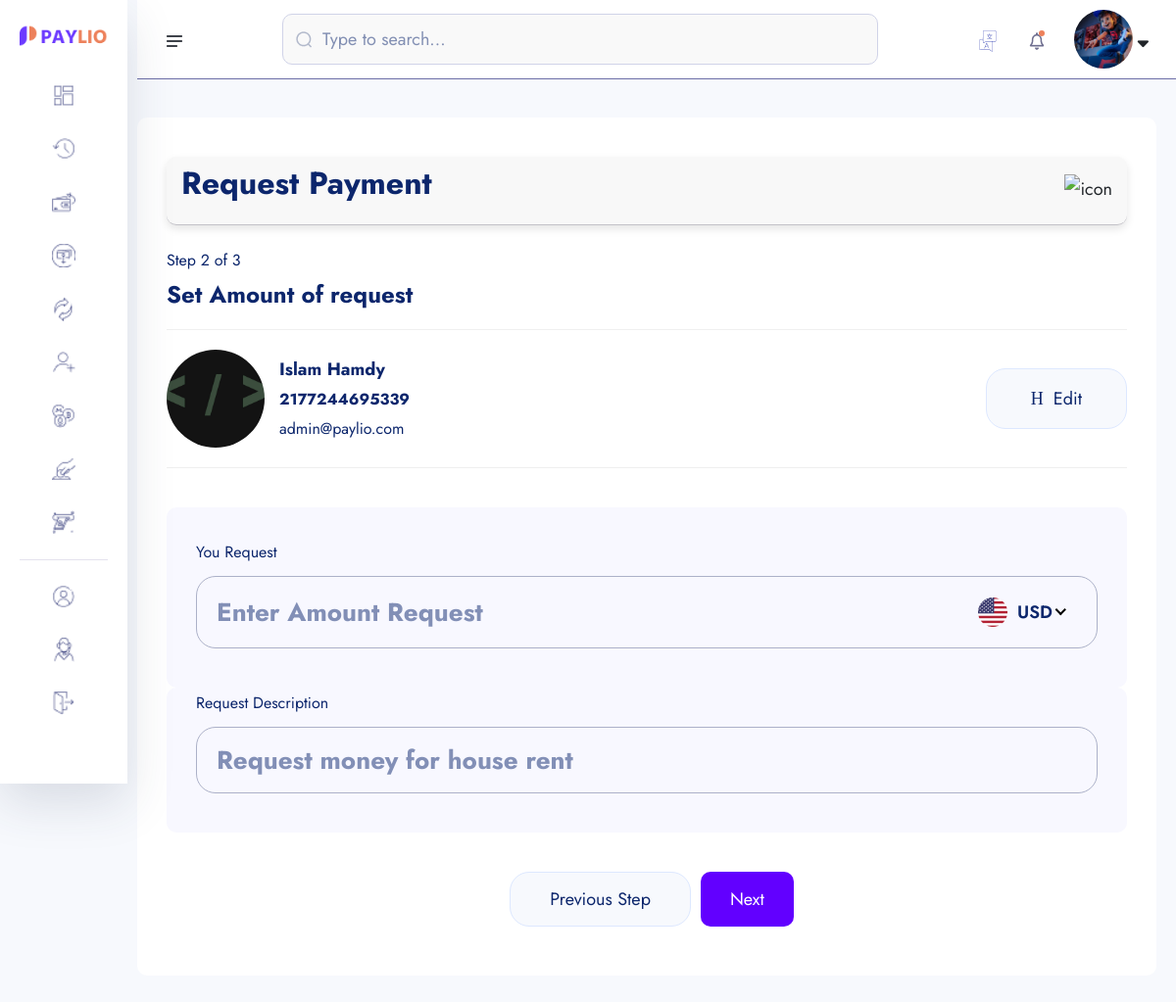
The page /amount-request/2177244695339/ (signed in) on the database its author committed.
### userauths/models.py (models this page shows, shortened)
class User(AbstractUser):
    username = models.CharField(max_length=255)
    email = models.EmailField(unique=True)
    is_staff = models.BooleanField(default=False)
    is_superuser = models.BooleanField(default=False)
    USERNAME_FIELD = "email"
    REQUIRED_FIELDS = ['username']

### account/models.py (models this page shows, shortened)
class KYC(models.Model):
    id = models.UUIDField(primary_key=True, unique=True, default=uuid.uuid4, editable=False)
    user =  models.OneToOneField(User, on_delete=models.CASCADE)
    account =  models.OneToOneField(Account, on_delete=models.CASCADE, null=True, blank=True)
    full_name = models.CharField(max_length=1000)
    image = models.ImageField(upload_to="kyc", default="default.jpg")
    marrital_status = models.CharField(choices=MARITAL_STATUS, max_length=40)
    gender = models.CharField(choices=GENDER, max_length=40)
    identity_type = models.CharField(choices=IDENTITY_TYPE, max_length=140)
    identity_image = models.ImageField(upload_to="kyc", null=True, blank=True)
    date_of_birth = models.DateTimeField(auto_now_add=False)
    signature = models.ImageField(upload_to="kyc")
    country = models.CharField(max_length=100)
    state = models.CharField(max_length=100)
    city = models.CharField(max_length=100)
    mobile = models.CharField(max_length=1000)
    fax = models.CharField(max_length=1000)
    date = models.DateTimeField(auto_now_add=True)
    class Meta:
        ordering = ['-date']

class Account(models.Model):
    id = models.UUIDField(primary_key=True, unique=True, default=uuid.uuid4, editable=False)
    user =  models.OneToOneField(User, on_delete=models.CASCADE)
    account_balance = models.DecimalField(max_digits=12, decimal_places=2, default=0.00)
    account_number = ShortUUIDField(unique=True,length=10, max_length=25, prefix="217", alphabet="1234567890")
    account_id = ShortUUIDField(unique=True,length=7, max_length=25, prefix="DEX", alphabet="1234567890")
    pin_number = ShortUUIDField(unique=True,length=4, max_length=7, alphabet="1234567890") #2737
    red_code = ShortUUIDField(unique=True,length=10, max_length=20, alphabet="abcdefgh1234567890")
    account_status = models.CharField(max_length=100, choices=ACCOUNT_STATUS, default="in-active")
    date = models.DateTimeField(auto_now_add=True)
    kyc_submitted = models.BooleanField(default=False)
    kyc_confirmed = models.BooleanField(default=False)
    recommended_by = models.ForeignKey(User, on_delete=models.DO_NOTHING, blank=True, null=True, related_name="recommended_by")
    review = models.CharField(max_length=100, null=True, blank=True, default="Review")
    class Meta:
        ordering = ['-date']

### core/payment_request.py (the view)
# urls.py: path('amount-request/<account_number>/', payment_request.amount_request, name='amount-request'),
def amount_request(request , account_number):
    account = Account.objects.get(account_number=account_number)
    context = {
        "account": account,
    }
    return render(request, "payment_request/amount-request.html", context)

### core/templates/payment_request/amount-request.html (shortened to what this page needs)
{% extends "auth_base.html" %}
{% load static %}
{% load humanize %}
{% block content %}
    <section class="dashboard-section body-collapse pay step step-2">
        <div class="overlay pt-120">
            <div class="container-fruid">
                <div class="main-content">
                    <div class="head-area d-flex align-items-center justify-content-between">
                        <h4>Request Payment</h4>
                        <div class="icon-area">
                            <img src="{% static 'assets1/images/icon/support-icon.png' %}" alt="icon">
                        </div>
                    </div>
                    <div class="choose-recipient">
                        <div class="step-area">
                            <span class="mdr">Step 2 of 3</span>
                            <h5>Set Amount of request</h5>
                        </div>
                        <div class="user-select">
                            <div class="single-user">
                                <div class="left d-flex align-items-center">
                                    <div class="img-area">
                                    <img src="{{ account.user.kyc.image.url }}" style="width: 100px; height: 100px; border-radius: 50%; object-fit: cover;"  alt="image">
                                </div>
                                <div class="text-area">
                                    <p>{{ account.user.kyc.full_name|title }}</p>
                                    <span class="mdr"><b>{{ account.account_number }}</b></span> <br>
                                    <span class="mdr">{{ account.user.email }}</span>
                                </div>
                                </div>
                                <div class="right">
                                    <a href="{% url 'core:search-account' %}">
                                        <i class="icon-h-edit"></i>
                                        Edit
                                    </a>
                                </div>
                            </div>
                        </div>
                    </div>
                    <form action="{% url 'core:amount-request-process' account.account_number %}" method="POST">
                        <div class="send-banance">
                            <span class="mdr">You Request</span>
                            <div class="input-area">
                                <input class="xxlr" placeholder="Enter Amount Request" type="number" name='amount_request' id="amount_request">
                            </div>
                        </div>
                        <div class="send-banance pt-0 mt-0">
                            <span class="mdr">Request Description</span>
                            <div class="input-area">
                                <input class="xxlr" placeholder="Request money for house rent" type="text" name="description">
                            </div>
                        </div>
                        <div class="footer-area mt-40">
                            <a href="{% url 'core:request-search-account' %}">Previous Step</a>
                            <button type="submit" style="padding: 10px 30px; border-radius: 10px; background: rgb(98, 0, 255); color: #fff;" class="active">Next</button>
                        </div>
                    </form>
                </div>
            </div>
        </div>
    </section>
{% endblock content %}

### templates/auth_base.html (shortened to what this page needs)
{% load static %}
<!doctype html>
<html lang="en">
<head>
    <link rel="stylesheet" href="{% static 'assets1/css/bootstrap.min.css' %}">
    <link rel="stylesheet" href="{% static 'assets1/css/fontawesome.min.css' %}">
    <link rel="stylesheet" href="{% static 'assets1/css/jquery-ui.css' %}">
    <link rel="stylesheet" href="{% static 'assets1/css/plugin/apexcharts.css' %}">
    <link rel="stylesheet" href="{% static 'assets1/css/plugin/nice-select.css' %}">
    <link rel="stylesheet" href="{% static 'assets1/css/arafat-font.css' %}">
    <link rel="stylesheet" href="{% static 'assets1/css/plugin/animate.css' %}">
    <link rel="stylesheet" href="{% static 'assets1/css/style.css' %}">
</head>
<body>
    <header class="header-section body-collapse">
        <div class="overlay">
            <div class="container-fruid">
                <div class="row d-flex header-area">
                    <div class="navbar-area d-flex align-items-center justify-content-between">
                        <div class="sidebar-icon">
                            <img src="{% static 'assets1/images/icon/menu.png' %}" alt="icon">
                        </div>
                        <form action="#" class="flex-fill">
                            <div class="form-group d-flex align-items-center">
                                <img src="{% static 'assets1/images/icon/search.png' %}" alt="icon">
                                <input type="text" placeholder="Type to search...">
                            </div>
                        </form>
                        <div class="dashboard-nav">
                            <div class="single-item language-area">
                                <div class="language-btn">
                                    <img src="{% static 'assets1/images/icon/lang.png' %}" alt="icon">
                                </div>
                            </div>
                            <div class="single-item notifications-area">
                                <div class="notifications-btn">
                                    <img src="{% static 'assets1/images/icon/bell.png' %}" class="bell-icon" alt="icon">
                                </div>
                            </div>
                            <div class="single-item user-area">
                                <div class="profile-area d-flex align-items-center">
                                    <span class="user-profile">
                                        {% if request.user.kyc.image %}
                                            <img src="{{request.user.kyc.image.url}}" style="width: 60px; height: 60px; border-radius: 50%; object-fit: cover;" alt="image">
                                        {% else %}
                                            <img src="{% static 'assets1/images/default.jpg' %}" style="width: 50px; height: 50px; border-radius: 50%; object-fit: cover;" alt="image">
                                        {% endif %}
                                    </span>
                                    <i class="fa-solid fa-sort-down"></i>
                                </div>
                            </div>
                        </div>
                    </div>
                    <div class="sidebar-wrapper">
                        <div class="sidebar-logo">
                            <a href="/"><img src="{% static 'assets1/images/logo.png' %}" alt="logo"></a>
                        </div>
                        <ul>
                            <li>
                                <a href="{% url 'account:dashboard' %}">
                                    <img src="{% static 'assets1/images/icon/dashboard.png' %}" alt="Dashboard"> <span>Dashboard</span>
                                </a>
                            </li>
                            <li>
                                <a href="{% url 'core:transactions' %}">
                                    <img src="{% static 'assets1/images/icon/transactions.png' %}" alt="Transactions"> <span>Transactions</span>
                                </a>
                            </li>
                            <li>
                                <a href="{% url 'core:search-account' %}">
                                    <img src="{% static 'assets1/images/icon/pay.png' %}" alt="Pay"> <span>Pay</span>
                                </a>
                            </li>
                            <li>
                                <a href="{% url 'core:request-search-account' %}">
                                    <img src="{% static 'assets1/images/icon/receive.png' %}" alt="Receive"> <span>Receive</span>
                                </a>
                            </li>
                            <li>
                                <a href="money-exchange.html">
                                    <img src="{% static 'assets1/images/icon/exchange.png' %}" alt="Exchange"> <span>Exchange</span>
                                </a>
                            </li>
                            <li>
                                <a href="recipients.html">
                                    <img src="{% static 'assets1/images/icon/recipients.png' %}" alt="Recipients"> <span>Recipients</span>
                                </a>
                            </li>
                            <li>
                                <a href="crypto.html">
                                    <img src="{% static 'assets1/images/icon/crypto.png' %}" alt="Crypto"> <span>Crypto</span>
                                </a>
                            </li>
                            <li>
                                <a href="deposit-money.html">
                                    <img src="{% static 'assets1/images/icon/deposit.png' %}" alt="Deposit"> <span>Deposit Money</span>
                                </a>
                            </li>
                            <li>
                                <a href="withdraw-money-step-1.html">
                                    <img src="{% static 'assets1/images/icon/withdraw.png' %}" alt="Withdraw"> <span>Withdraw Money</span>
                                </a>
                            </li>
                        </ul>
                        <ul class="bottom-item">
                            <li class="">
                                <a href="{% url 'account:account' %}">
                                    <img src="{% static 'assets1/images/icon/account.png' %}" alt="Account"> <span>Account</span>
                                </a>
                            </li>
                            <li>
                                <a href="javascript:void(0)">
                                    <img src="{% static 'assets1/images/icon/support.png' %}" alt="Support"> <span>Support</span>
                                </a>
                            </li>
                            <li>
                                <a href="{% url 'userauths:sign-out' %}">
                                    <img src="{% static 'assets1/images/icon/quit.png' %}" alt="Quit"> <span>Quit</span>
                                </a>
                            </li>
                        </ul>
                        <div class="pt-120">
                        </div>
                    </div>
                </div>
            </div>
        </div>
    </header>
    {% block content %}
    {% endblock content %}
</body>
</html>

### templates/auth_base.html (style rules this page uses)
.head-area { display: flex; align-items: center; padding: 15px; background-color: #f8f8f8; border-radius: 10px; box-shadow: 0 4px 8px rgba(0, 0, 0, 0.1); margin: 10px 0; }

### rows shown on the page
User: user.kyc.image (picture)
Account: user.kyc.image (picture), user.kyc.full_name "Islam Hamdy", account_number "2177244695339", user.email "admin@paylio.com"
